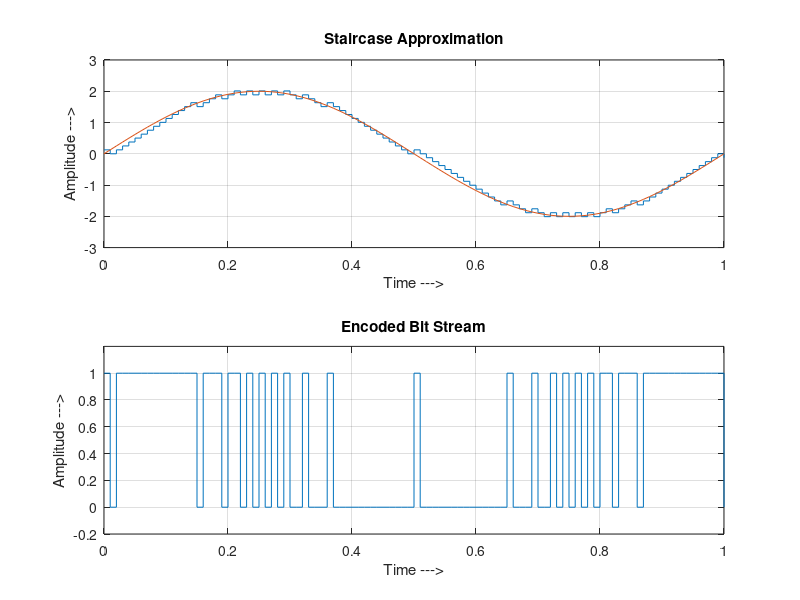
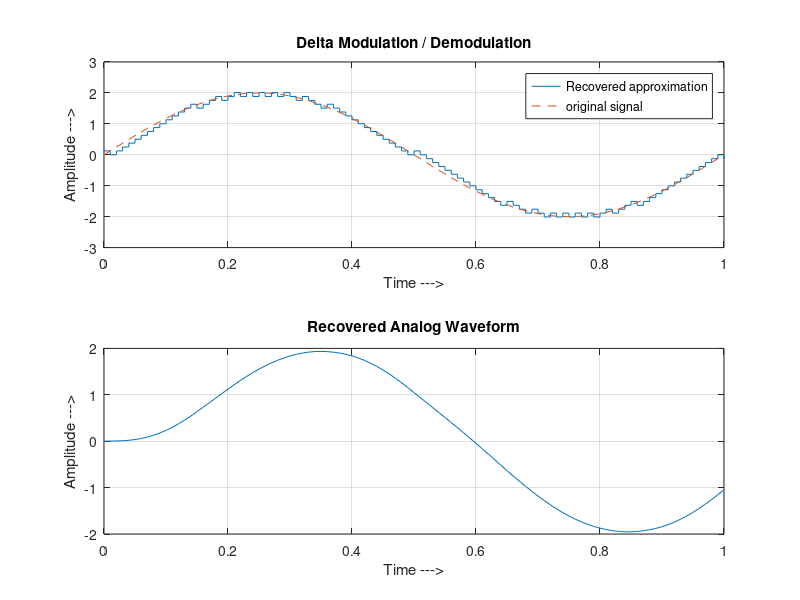

Write MATLAB code to recreate these figures, in order.
% octave pkg to load signal based utils
pkg load signal
pkg load communications

clc;
clear alll;
close all;

%Inputs
a = 2
t = 0:1/100:1;			      % n1 number of samples to be selected

x = a*sin(2*pi*t);

l = length(x)
delta = pi/25;

%Variation of this step size results in the problems of delta modulation like granulat noise and slope overloading
% leading to improper reconstruciton

xn = 0;

for i=1:l
	if x(i) >= xn(i)
		d(i) = 1;
		xn(i+1) = xn(i) + delta;
	else
		d(i) = 0;
		xn(i+1) = xn(i) - delta;
	end
end

% Plotting

subplot(2, 1, 1);
stairs(t, xn(2:end));
grid on;
title('Staircase Approximation');
xlabel('Time --->');
ylabel('Amplitude --->');
hold on;
plot(t, x);

subplot(2, 1, 2);
stairs(t, d);
grid on;
title('Encoded Bit Stream');
xlabel('Time --->');
ylabel('Amplitude --->');
ylim([-0.2 1.2])

% Recovery

r = 0;
for i=1:length(d)
	if d(i) == 0
		r(i+1) = r(i) - delta;
	else
		r(i+1) = r(i) + delta;
	end
end

[p, q] = butter(2, 1/20);
rec = filter(p, q, r);

figure
subplot(2, 1, 1);
stairs(t, r(2:end));
hold on;
plot(t, x, '--');
legend('Recovered approximation', 'original signal');
grid on;
title('Delta Modulation / Demodulation');
xlabel('Time --->');
ylabel('Amplitude --->');

subplot(2, 1, 2);
plot(t, rec(2:end));
grid on;
title('Recovered Analog Waveform');
xlabel('Time --->');
ylabel('Amplitude --->');

pause
